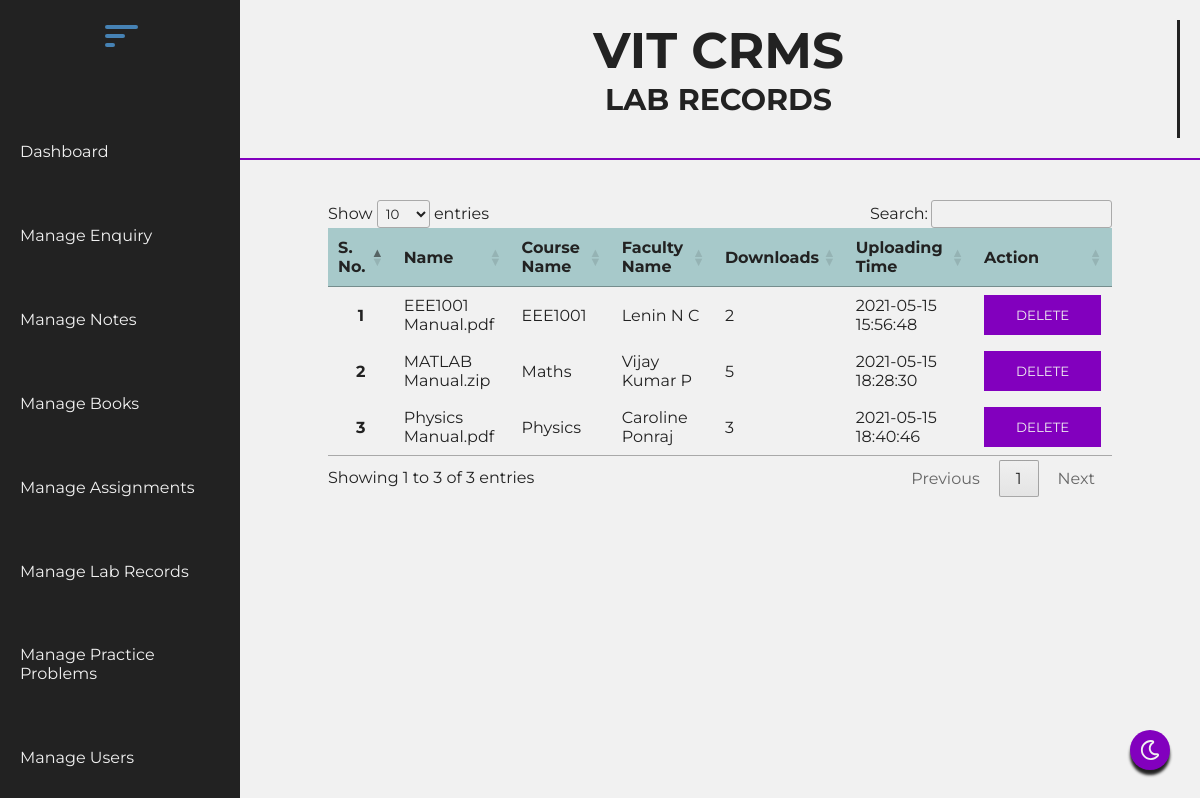
/admin/manage_lab_records.php (signed in), run on the app's committed database.
### tables this page shows
CREATE TABLE `lab_record` (
  `lab_record_id` int(20) NOT NULL,
  `lab_record_data` varchar(255) NOT NULL,
  `lab_record_name` varchar(255) NOT NULL,
  `lab_record_course_name` varchar(255) NOT NULL,
  `lab_record_faculty_name` varchar(255) NOT NULL,
  `lab_record_download` int(255) NOT NULL DEFAULT 0,
  `lab_record_user_id` int(20) NOT NULL,
  `lab_record_time` datetime NOT NULL DEFAULT current_timestamp()
);

### admin/manage_lab_records.php (the view, shortened to what this page needs)
<!DOCTYPE html>
<html lang="en">
<head>
    <link rel="stylesheet" href="./css/admin.css">
    <link rel="stylesheet" href="https://cdnjs.cloudflare.com/ajax/libs/font-awesome/5.15.3/css/all.min.css" />
    <link rel="stylesheet" type="text/css" href="https://cdn.datatables.net/1.10.24/css/jquery.dataTables.css">
</head>
<body>
    <section class="divider">
        <header>
            <?php require './inside/_header.php'; ?>
            <div class="mode">
                <img src="../images/moon.svg" id="mode" alt="Theme Change">
            </div>
        </header>
        <section class="content">
            <div class="top-bar">
                <div class="heading">
                    <h1>VIT CRMS</h1>
                    <h3>LAB RECORDS</h3>
                </div>
            </div>
            <div class="content-box">
                <div class="table">
                    <table id="myTable">
                        <thead>
                            <tr>
                                <th>S. No.</th>
                                <th>Name</th>
                                <th>Course Name</th>
                                <th>Faculty Name</th>
                                <th>Downloads</th>
                                <th>Uploading Time</th>
                                <th>Action</th>
                            </tr>
                        </thead>
                        <tbody>
                            <?php
                                $sql = "SELECT * FROM lab_record";
                                $result = mysqli_query($conn, $sql);
                                $num = mysqli_num_rows($result);
                                if ($num > 0) {
                                    $i = 1;
                                    while ($row = mysqli_fetch_assoc($result)) {
                                        echo "
                                        <tr>
                                        <th>" . $i ."</th>
                                        <td>" . $row['lab_record_name'] ."</td>
                                        <td>" . $row['lab_record_course_name'] ."</td>
                                        <td>" . $row['lab_record_faculty_name'] ."</td>
                                        <td>" . $row['lab_record_download'] ."</td>
                                        <td>" . $row['lab_record_time'] ."</td>
                                        <td>
                                            <button class='delete' id='del" . $row['note_id'] . "'>DELETE</button>
                                        </td>
                                        </tr>
                                        ";
                                        $i++;
                                    }
                                }
                            ?>
                        </tbody>
                    </table>
                </div>
            </div>
        </section>
    </section>
</body>
</html>

### admin/css/admin.css (style rules this page uses)
:root { --primary-color: #222; --btn-color: rgb(130, 0, 190); --background-color: #F1F1F1; --about-shadow: rgba(0, 0, 0, .25); }
* { margin: 0px; padding: 0px; box-sizing: border-box; font-family: 'Montserrat', sans-serif; text-decoration: none; list-style: none; }
html { scroll-behavior: smooth; overflow-x: hidden; }
body { color: var(--primary-color); overflow-x: hidden; width: 100%; height: 100vh; background: var(--background-color); }
.mode { display: flex; justify-content: center; align-items: center; position: fixed; right: 30px; bottom: 30px; height: 40px; width: 40px; background: var(--btn-color); border-radius: 50%; box-shadow: 0 5px 3px #222; z-index: 10000; }
.mode img { cursor: pointer; width: 20px; }
.divider { display: flex; }
header { display: flex; flex-direction: column; align-items: center; width: 20%; height: 100vh; flex: 1; background-color: #222; }
.content { flex: 4; }
.top-bar { height: 20vh; display: flex; padding: 20px; border-bottom: 2px solid var(--btn-color); }
.heading { flex: 3; border-right: 3px solid var(--primary-color); }
.heading h1 { font-size: 50px; text-align: center; }
.heading h3 { font-size: 30px; text-align: center; text-transform: uppercase; }
.content-box { max-height: 80vh; height: 100%; display: flex; flex-direction: column; justify-content: space-around; }
.table { width: 90%; height: 100%; margin: auto; padding: 40px; }
table { margin: auto; border-collapse: collapse; }
th, td { padding: 12px 23px; }
tbody tr { border-bottom: 1px solid var(--about-shadow); transition: all .5s ease-in-out; color: #222; }
thead { background-color: rgba(55, 140, 143, 0.4); }
.delete { text-decoration: none; background-color: rgb(130, 0, 190); color: #f1f1f1; padding: 10px 30px; border: 2px solid rgb(130, 0, 190); transition: all .5s; }

### data on the page
lab_record: lab_record_name "EEE1001 Manual.pdf", lab_record_course_name "EEE1001", lab_record_faculty_name "Lenin N C", lab_record_download "2", lab_record_time "2021-05-15 15:56:48"
lab_record: lab_record_name "MATLAB Manual.zip", lab_record_course_name "Maths", lab_record_faculty_name "Vijay Kumar P", lab_record_download "5", lab_record_time "2021-05-15 18:28:30"
lab_record: lab_record_name "Physics Manual.pdf", lab_record_course_name "Physics", lab_record_faculty_name "Caroline Ponraj", lab_record_download "3", lab_record_time "2021-05-15 18:40:46"
